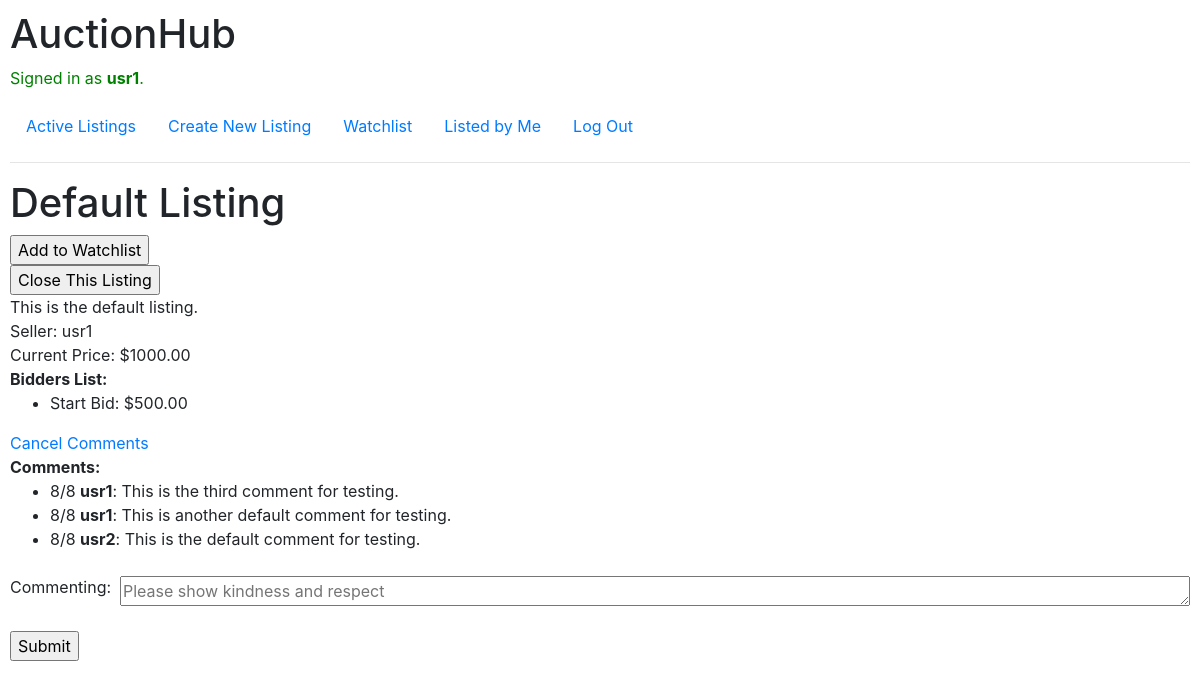
The page /comment/1 (signed in) on the database its author committed.
### auctions/models.py (models this page shows, shortened)
class User(AbstractUser):
    username = models.CharField(max_length=64, unique=True)
    email = models.EmailField()
    password = models.CharField(max_length=64)

class Listing(models.Model):
    seller = models.ForeignKey(User, on_delete=models.CASCADE, related_name="sellers")
    title = models.CharField(max_length=200)
    description = models.TextField()
    startBid = models.DecimalField(default=0, max_digits=10, decimal_places=2)
    finished = models.BooleanField(default=False)

class Bid(models.Model):
    bidder = models.ForeignKey(User, on_delete=models.CASCADE, related_name="bidders")
    belonging = models.ForeignKey(Listing, on_delete=models.CASCADE, related_name="bids")
    curBid = models.DecimalField(default=0, max_digits=10, decimal_places=2)

class Comment(models.Model):
    writer = models.ForeignKey(User, on_delete=models.CASCADE, related_name="writers")
    target = models.ForeignKey(Listing, on_delete=models.CASCADE, related_name="targets")
    content = models.TextField()
    created_at = models.DateTimeField(auto_now_add=True)

### auctions/views.py (the view)
# urls.py: path("comment/<str:identity>", views.write_comment, name="comment"),
@login_required
def write_comment(request, identity):
    writer = request.user
    listing = get_object_or_404(Listing, id=identity)
    if listing.finished:
        raise Http404("Listing closed! Cannot add comments! ")
    if request.method == "POST":
        content = request.POST["content"]
        new_comm = Comment(writer=writer, target=listing, content=content)
        new_comm.save()
        return HttpResponseRedirect(reverse('display', args=[identity]))
    else:
        return render(request, "auctions/comment.html", {
            "listing": listing,
            "comments": Comment.objects.filter(target=listing).all()[::-1],
            "owner": request.user.id == listing.seller.id,
            "price": get_cur_bid(listing)
        })

### auctions/views.py (called while the page is built)
def get_cur_bid(listing):
    bids = Bid.objects.filter(belonging=listing)
    return bids.last().curBid if bids else listing.startBid

### auctions/templates/auctions/comment.html (shortened to what this page needs)
{% extends "auctions/display.html" %}
{% block cancel_comm %}
    <div>
        <a href="{% url 'display' listing.id %}">Cancel Comments</a>
    </div>
{% endblock %}
{% block writecomment %}
    <form action="{% url 'comment' listing.id %}" method="post">
        <div class="form-group">
            <label for="content">Commenting: </label>
            <textarea id="content" name="content" rows="1" cols="50" placeholder="Please show kindness and respect"></textarea><br><br>
        </div>
        <input type="submit" id="submit" value="Submit">
    </form>
{% endblock %}

### auctions/templates/auctions/display.html (shortened to what this page needs)
{% extends "auctions/layout.html" %}
{% block body %}
    <h1>{{ listing.title }}</h1>
    <form action="{% url 'changewl' %}" method="post">
        {% if exist %}
            <input type="submit" name="submit" value="Remove from Watchlist">
        {% else %}
            <input type="submit" name="submit" value="Add to Watchlist">
        {% endif %}
    </form>
    {% if owner %}
        <div>
            <form action="{% url 'close' %}" method="post">
                <input type="submit" name="submit" value="Close This Listing">
            </form>
        </div>
    {% endif %}
    <div>{{ listing.description }}</div>
    <div>Seller: {{ listing.seller.username }}</div>
    <div>Current Price: ${{ price }}</div>
    {% block active %}
        <div>
            <strong>Bidders List: </strong>
            <ul>
                <li>Start Bid: ${{ listing.startBid }}</li>
            </ul>
        </div>
    {% endblock %}
    {% if not listing.finished %}
        {% block cancel_comm %}{% endblock %}
    {% endif %}
    <div>
        <strong>Comments: </strong>
        <ul>
            {% for comm in comments %}
                <li>{{ comm.created_at.month }}/{{ comm.created_at.day }} <strong>{{ comm.writer.username }}</strong>: {{ comm.content }}</li>
            {% endfor %}
        </ul>
    </div>
    {% block writecomment %}
    {% endblock %}
{% endblock %}

### auctions/templates/auctions/layout.html (shortened to what this page needs)
{% load static %}
<!DOCTYPE html>
<html lang="en">
    <head>
        <link rel="stylesheet" href="https://stackpath.bootstrapcdn.com/bootstrap/4.4.1/css/bootstrap.min.css">
        <link href="{% static 'auctions/styles.css' %}" rel="stylesheet">
    </head>
    <body>
        <h1>AuctionHub</h1>
        <div>
            {% if user.is_authenticated %}
                <p class="green-text">Signed in as <strong>{{ user.username }}</strong>.</p>
            {% else %}
                <p class="red-text">Not signed in.</p>
            {% endif %}
        </div>
        <ul class="nav">
            <li class="nav-item">
                <a class="nav-link" href="{% url 'index' %}">Active Listings</a>
            </li>
            <li class="nav-item">
                <a class="nav-link" href="{% url 'create' %}">Create New Listing</a>
            </li>
            <li class="nav-item">
                <a class="nav-link" href="{% url 'showwatchlist' %}">Watchlist</a>
            </li>
            <li class="nav-item">
                <a class="nav-link" href="{% url 'selllist' %}">Listed by Me</a>
            </li>
            {% if user.is_authenticated %}
                <li class="nav-item">
                    <a class="nav-link" href="{% url 'logout' %}">Log Out</a>
                </li>
            {% endif %}
        </ul>
        <hr>
        {% block body %}
        {% endblock %}
    </body>
</html>

### auctions/static/auctions/styles.css (style rules this page uses)
body { padding: 10px; }

### auctions/templates/auctions/layout.html (style rules this page uses)
body { padding: 10px; }
.green-text { color: green; }
.form-group { display: flex; align-items: center; margin-bo ttom: 10px; }
.form-group label { width: 100px; margin-right: 10px; }
.form-group input, .form-group textarea { flex: 1; }

### rows shown on the page
User: username "usr1"
Listing: title "Default Listing", description "This is the default listing.", seller.username "usr1", startBid "500.00"
Bid: curBid "1000.00"
Comment: created_at.month "8", created_at.day "8", writer.username "usr1", content "This is the third comment for testing."
Comment: created_at.month "8", created_at.day "8", writer.username "usr1", content "This is another default comment for testing."
Comment: created_at.month "8", created_at.day "8", writer.username "usr2", content "This is the default comment for testing."
